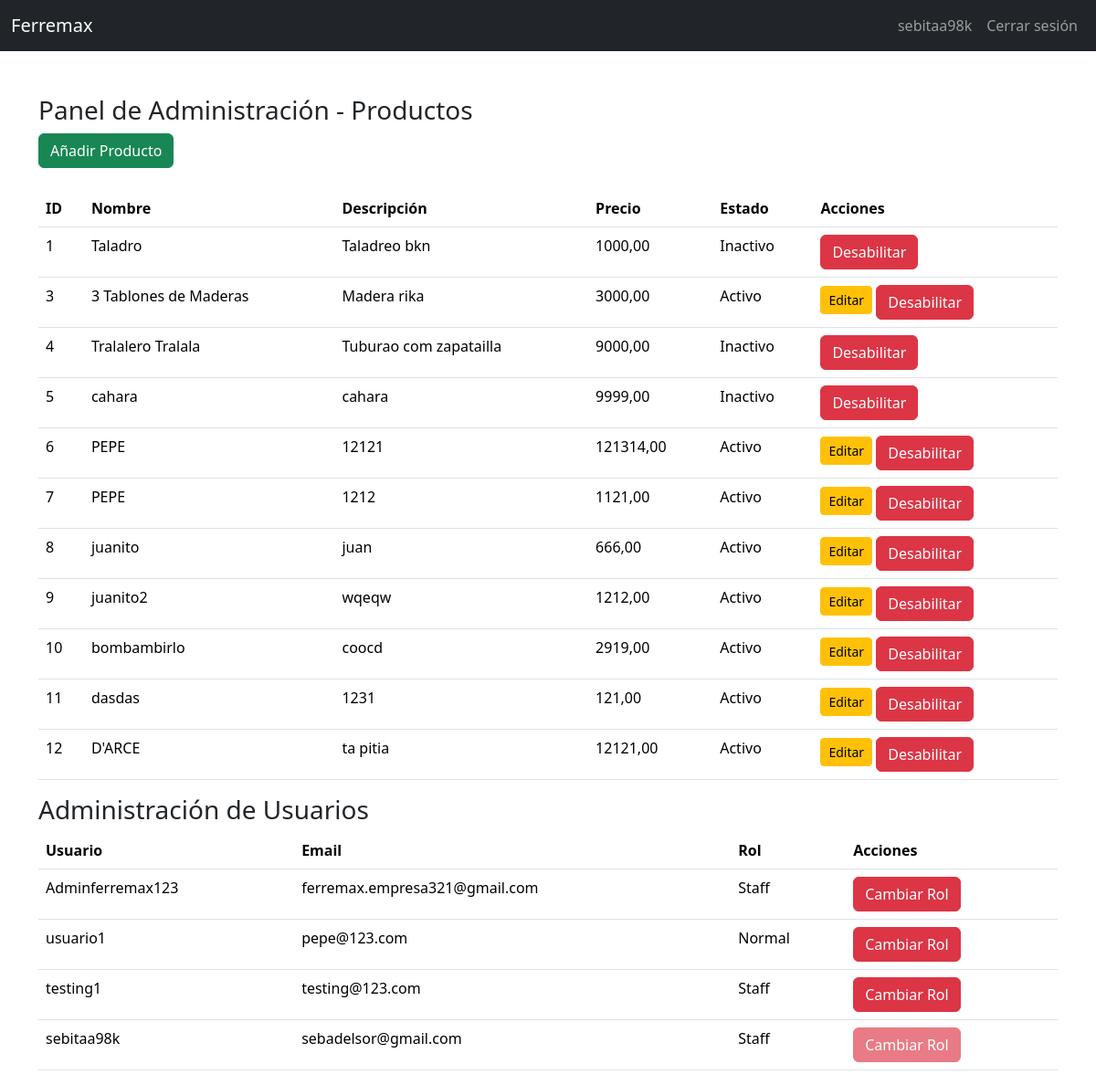
The page /admin-index/ (signed in) on the database its author committed.
### home/models.py (models this page shows, shortened)
class Producto(models.Model):
    nombre = models.CharField(max_length=100)
    precio = models.DecimalField(max_digits=10, decimal_places=2)
    descripcion = models.TextField()
    stock = models.IntegerField()
    imagen_url = models.URLField(null=True, blank=True)
    estado = models.BooleanField(default=True)

### admin_crud_rol/views.py (the view)
# urls.py: path('admin-index/', admin_view, name='admin-index'),
@user_passes_test(lambda u: u.is_staff)
def admin_view(request):
    productos = Producto.objects.all()  # Obtener todos los productos
    usuarios = User.objects.all()  # Obtener todos los usuarios
    return render(request, 'admin/admin-index.html', {'productos': productos, 'usuarios': usuarios})

### admin_crud_rol/templates/admin/admin-index.html (shortened to what this page needs)
{% load static %}
<!DOCTYPE html>
<html lang="es">
<head>
    <link href="https://cdn.jsdelivr.net/npm/bootstrap@5.3.5/dist/css/bootstrap.min.css" rel="stylesheet">
</head>
<body>
    {% include 'home/navbar.html' %}
    <div class="container mt-5">
        <h3>Panel de Administración - Productos</h3>
        <button type="button" class="btn btn-success add-product" data-bs-toggle="modal" data-bs-target="#formModal">Añadir Producto</button>
        <table class="table mt-4">
            <thead>
                <tr>
                    <th>ID</th>
                    <th>Nombre</th>
                    <th>Descripción</th>
                    <th>Precio</th>
                    <th>Estado</th>
                    <th>Acciones</th>
                </tr>
            </thead>
            <tbody>
                {% for producto in productos %}
                <tr>
                    <td>{{ producto.id }}</td>
                    <td>{{ producto.nombre }}</td>
                    <td>{{ producto.descripcion }}</td>
                    <td>{{ producto.precio }}</td>
                    <td>{{ producto.estado|yesno:"Activo,Inactivo" }}</td>
                    <td>
                        {% if producto.estado %}
                            <a href="/editar_producto/{{ producto.id }}/" class="btn btn-warning btn-sm mb-1">
                                 Editar
                            </a>
                        {% endif %}
                        <button type="submit" class="btn btn-danger" onclick="cambiarEstadoProducto({{ producto.id }})">Desabilitar</button>
                    </td>
                </tr>
                {% endfor %}
            </tbody>
        </table>
        <h3>Administración de Usuarios</h3>
        <table class="table">
            <thead>
                <tr>
                    <th>Usuario</th>
                    <th>Email</th>
                    <th>Rol</th>
                    <th>Acciones</th>
                </tr>
            </thead>
            <tbody>
                {% for user in usuarios %}
                <tr>
                    <td>{{ user.username }}</td>
                    <td>{{ user.email }}</td>
                    <td>{{ user.is_staff|yesno:"Staff,Normal" }}</td>
                    <td>
                    <button type="submit" class="btn btn-danger cambiar-rol-btn" data-user-id="{{ user.id }}" onclick="cambiarRol({{ user.id }})">Cambiar Rol</button>
                    </td>
                </tr>
                {% endfor %}
            </tbody>
        </table>
    </div>
<div class="toast-container position-fixed top-0 end-0 p-3">
</div>
<div class="toast-container position-fixed top-0 end-0 p-3">
</div>

### home/templates/home/navbar.html (shortened to what this page needs)
<nav class="navbar navbar-expand-lg navbar-dark bg-dark">
  <div class="container-fluid">
    <a class="navbar-brand" href="/">Ferremax</a>
    <div class="collapse navbar-collapse" id="navbarNav">
      <ul class="navbar-nav ms-auto">
        {% if request.user.is_authenticated %}
          <li class="nav-item">
            <span class="nav-link" id="username">{{ request.user.username }}</span>
          </li>
          <li class="nav-item">
            <form action="{% url 'logout' %}" method="POST">
              <button type="submit" class="nav-link btn btn-link">Cerrar sesión</button>
            </form>
          </li>
        {% endif %}
      </ul>
    </div>
  </div>
</nav>

### rows shown on the page
Producto: id "1", nombre "Taladro", descripcion "Taladreo bkn", precio "1000,00", estado "Inactivo"
Producto: id "3", nombre "3 Tablones de Maderas", descripcion "Madera rika", precio "3000,00", estado "Activo"
Producto: id "4", nombre "Tralalero Tralala", descripcion "Tuburao com zapatailla", precio "9000,00", estado "Inactivo"
Producto: id "5", nombre "cahara", descripcion "cahara", precio "9999,00", estado "Inactivo"
Producto: id "6", nombre "PEPE", descripcion "12121", precio "121314,00", estado "Activo"
Producto: id "7", nombre "PEPE", descripcion "1212", precio "1121,00", estado "Activo"
Producto: id "8", nombre "juanito", descripcion "juan", precio "666,00", estado "Activo"
Producto: id "9", nombre "juanito2", descripcion "wqeqw", precio "1212,00", estado "Activo"
Producto: id "10", nombre "bombambirlo", descripcion "coocd", precio "2919,00", estado "Activo"
Producto: id "11", nombre "dasdas", descripcion "1231", precio "121,00", estado "Activo"
Producto: id "12", nombre "D'ARCE", descripcion "ta pitia", precio "12121,00", estado "Activo"

### other values the page prints
{{ request.user.username }} "sebitaa98k"
{{ user.username }} "Adminferremax123"
{{ user.email }} "ferremax.empresa321@gmail.com"
{{ user.is_staff|yesno:"Staff,Normal" }} "Staff"
{{ user.username }} "usuario1"
{{ user.email }} "pepe@123.com"
{{ user.is_staff|yesno:"Staff,Normal" }} "Normal"
{{ user.username }} "testing1"
{{ user.email }} "testing@123.com"
{{ user.username }} "sebitaa98k"
{{ user.email }} "sebadelsor@gmail.com"
